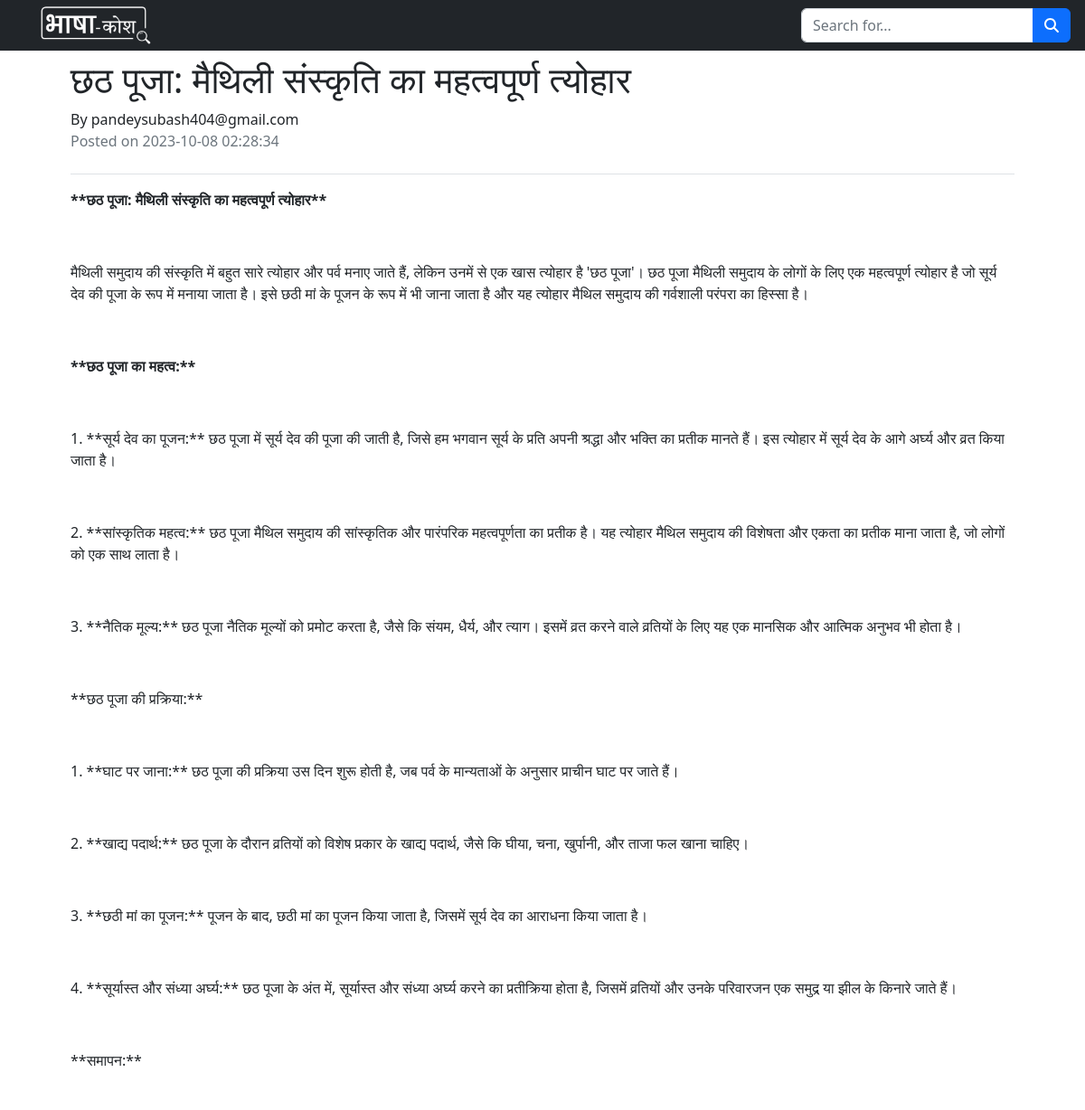
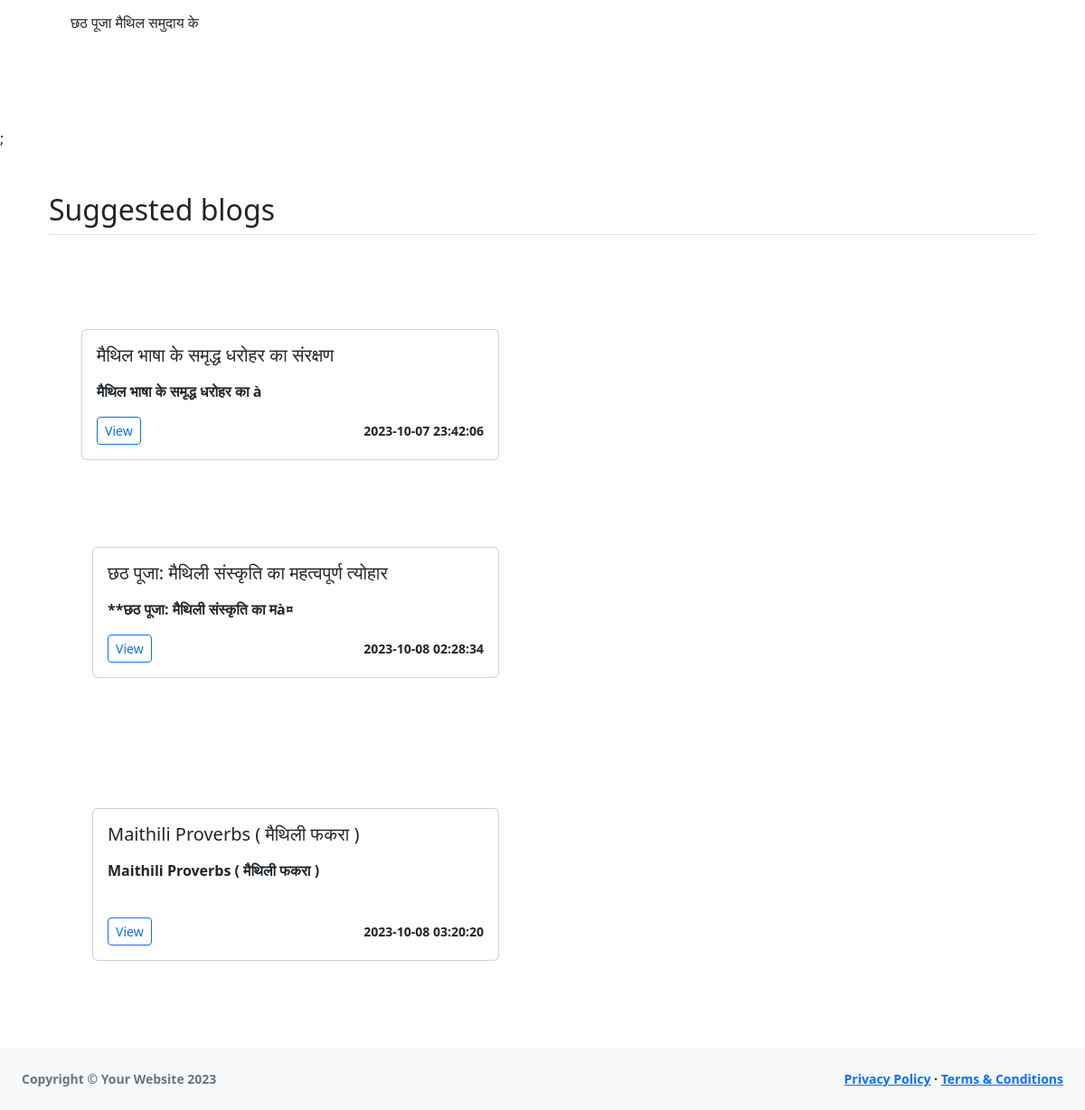
/profile/dashboard/view-blog.php?id=3, run on the app's committed database (2 pictures, top to bottom).
### tables this page shows
CREATE TABLE `blogs` (
  `id` int NOT NULL,
  `email` varchar(255) NOT NULL,
  `title` varchar(255) NOT NULL,
  `language` varchar(50) NOT NULL,
  `categories` varchar(255) DEFAULT NULL,
  `content` text NOT NULL,
  `created_at` timestamp NULL DEFAULT CURRENT_TIMESTAMP,
  `updated_at` timestamp NULL DEFAULT CURRENT_TIMESTAMP ON UPDATE CURRENT_TIMESTAMP
);

### profile/dashboard/view-blog.php (the view, shortened to what this page needs)
<!DOCTYPE html>
<html lang="en">
<head>
    <link href="https://cdn.jsdelivr.net/npm/simple-datatables@7.1.2/dist/style.min.css" rel="stylesheet" />
    <link href="css/styles.css" rel="stylesheet" />
</head>
<body class="sb-nav-fixed">
    <nav class="sb-topnav navbar navbar-expand navbar-dark bg-dark">
        <a class="navbar-brand ps-3" href="#">
            <span class="navbar-brand-text logo"><img src="../../images/Bhasha-Kosh Logo (1).png"
                    style="width: 180px; height: auto;" /></span>
        </a>
        <form class="d-none d-md-inline-block form-inline ms-auto me-0 me-md-3 my-2 my-md-0">
            <div class="input-group">
                <input class="form-control" type="text" placeholder="Search for..." aria-label="Search for..."
                    aria-describedby="btnNavbarSearch" />
                <button class="btn btn-primary" id="btnNavbarSearch" type="button"><i
                        class="fas fa-search"></i></button>
            </div>
        </form>
    </nav>
    <div class="mx-auto p-2 mt-100" style="width: 200px;"></div>
    <div id="layoutSidenav_content ms-2">
        <main>
            <?php
            require("../../database.php");
            if (isset($_GET["id"])) {
                $blogId = $_GET["id"];
                $query = "SELECT * FROM blogs WHERE id = ?";
                $stmt = $con->prepare($query);
                $stmt->bind_param("i", $blogId);
                $stmt->execute();
                $result = $stmt->get_result();
                if ($result->num_rows === 1) {
                    $row = $result->fetch_assoc();
                    ?>
                    <div class=" container mt-100 p-5">
                        <h1 class="mt-200">
                            <?php echo $row["title"]; ?>
                        </h1>
                        <p class="text mb-0">By
                            <?php echo $row["email"] ?>
                        </p>
                        <p class="text-secondary pb-4 border-bottom">Posted on
                            <?php echo $row["created_at"] ?>
                        </p>
                        <div class="content">
                            <?php echo $row["content"] ?>
                        </div>
                    </div>;
                    <?php
                } else {
                    echo "Blog not found.";
                }
            } else {
                echo "Invalid blog ID.";
            }
            ?>
            <div class="container px-4 py-5" id="custom-cards">
                <h2 class="pb-2 border-bottom">Suggested blogs</h2>
                <div class="album py-5 bg-body-tertiary">
                    <div class="row">
                        <?php
                        $query = "SELECT * FROM blogs LIMIT 3";
                        $result = $con->query($query);
                        while ($row = $result->fetch_assoc()) {
                            ?>
                            <div class="col-sm-6 mb-3 mb-sm-0 p-5">
                                <div class="card">
                                    <div class="card-body">
                                        <h5 class="card-title">
                                            <?php echo $row["title"]; ?>
                                        </h5>
                                        <p class="card-text">
                                            <?php echo substr($row["content"], 0, 100); ?>
                                        </p>
                                        <div class="d-flex justify-content-between align-items-center">
                                            <div class="btn-group">
                                                <a href="view-blog.php?id=<?php echo $row["id"] ?>"
                                                    class="btn btn-sm btn-outline-primary">View</a>
                                            </div>
                                            <small class="text-body-secondary">
                                                <?php echo $row["created_at"] ?>
                                            </small>
                                        </div>
                                    </div>
                                </div>
                            </div>
                        </div>
                    <?php } ?>
                </div>
    <?php
    include("footer.php");
    ?>

### data on the page
blogs: title "छठ पूजा: मैथिली संस्कृति का महत्वपूर्ण त्योहार", email "pandeysubash404@gmail.com", created_at "2023-10-08 02:28:34", content "**छठ पूजा: मैथिली संस्कृति का महत्वपूर्ण त्योहार** मैथिली समुदाय की संस्कृति में बहुत सारे त्योहार और पर्व मनाए जाते हैं, लेकिन उनमें से एक खास त्योहार है 'छठ पूजा'। छठ पूजा मैथिली समुदाय के लोगों के लिए एक महत्वपूर्ण त्योहार है जो सूर्य देव की पूजा के रूप में मनाया जाता है। इसे छठी मां के पूजन के रूप में भी जाना जाता है और यह त्योहार मैथिल समुदाय की गर्वशाली परंपरा का हिस्सा है। **छठ पूजा का महत्व:** 1. **सूर्य देव का पूजन:** छठ पूजा में सूर्य देव की पूजा की जाती है, जिसे हम भगवान सूर्य के प्रति अपनी श्रद्धा और भक्ति का प्रतीक मानते हैं। इस त्योहार में सूर्य देव के आगे अर्घ्य और व्रत किया जाता है। 2. **सांस्कृतिक महत्व:** छठ पूजा मैथिल समुदाय की सांस्कृतिक और पारंपरिक महत्वपूर्णता का…", content "**छठ पूजा: मैथिली संस्कृति का मà¤"
blogs: title "मैथिल भाषा के समृद्ध धरोहर का संरक्षण", content "मैथिल भाषा के समृद्ध धरोहर का à", created_at "2023-10-07 23:42:06"
blogs: title "Maithili Proverbs ( मैथिली फकरा )", content "Maithili Proverbs ( मैथिली फकरा )", created_at "2023-10-08 03:20:20"
